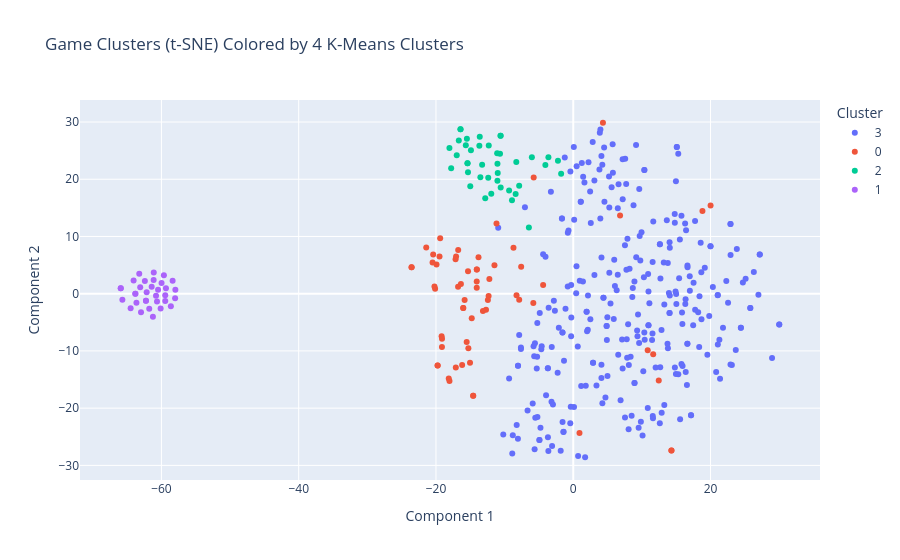

Source (notebook cell):
### Code cell
from sklearn.cluster import KMeans

# Using K-Means to discover 4 distinct groups in the data.
# random_state is removed, so centroids will initialize randomly every run!
kmeans = KMeans(n_clusters=4)
cluster_labels = kmeans.fit_predict(dataframe_final)

# Add the cluster labels to our visualization dataframe.
# Convert to string so Plotly treats them as distinct categories (colors).
df_viz_tsne['Cluster'] = cluster_labels.astype(str)

# Re-plot the t-SNE with colors based on the 4 clusters
fig_tsne_clustered = px.scatter(
    df_viz_tsne, 
    x='Component 1', 
    y='Component 2', 
    hover_name='Name', 
    color='Cluster',  # Colors the dots by their K-Means group
    title='Game Clusters (t-SNE) Colored by 4 K-Means Clusters'
)

fig_tsne_clustered.show()

### Figure 1 — Plotly figure (JSON) as saved in the notebook; plotly's stock layout.template omitted (floating-point values rounded to 4 significant figures; data arrays with more than 128 entries replaced by an {"elided": "..."} marker saying what was removed)
{"data": [{"hovertemplate": "<b>%{hovertext}</b><br><br>Cluster=3<br>Component 1=%{x}<br>Component 2=%{y}<extra></extra>", "hovertext": {"elided": "291 str values"}, "legendgroup": "3", "marker": {"color": "#636efa", "symbol": "circle"}, "mode": "markers", "name": "3", "orientation": "v", "showlegend": true, "type": "scatter", "x": {"elided": "291 float values"}, "xaxis": "x", "y": {"elided": "291 float values"}, "yaxis": "y"}, {"hovertemplate": "<b>%{hovertext}</b><br><br>Cluster=0<br>Component 1=%{x}<br>Component 2=%{y}<extra></extra>", "hovertext": ["DK Online", "MissionX Beta", "Mystical", "Iffy Institute", "In Darkness", "Ball of Wonder", "DK Online", "MissionX Beta", "Mystical", "Iffy Institute", "In Darkness", "Wequer", "Tavern Table Tactics", "DOOM Eternal", "Twisted Sails", "Modern Tanks: War Tank Games", "Battle Tanks: World War II", "Die pig die", "CRUSH", "Survivors of Borridor", "Derpy pirates!", "Filthy Hands", "Treasure Stack", "American Farmer", "Bashville", "SUPREMACY: WORLD WAR 3", "Crumple Zone", "WHAT THE GOLF?", "ADONIS", "OVERWHELM", "Strategic Command Classic: Global Conflict", "Armored Squad", "Shinobi Bad Buddies", "Don't Bite Me Bro! +", "Proletarian Budget Survival", "OutOfColors", "Baptize Billy", "Perfect Heist", "Nova Wing", "Clash of Castle", "Fantasy Versus", "FARHOME", "Epic Roller Coasters", "Farming Simulator 19", "Resume: The Video Game", "Critical Gravity", "Varion", "Potion Explosion", "Stonies", "My Little Farmies", "S.P.I.K.E: ARENA", "Sometimes to Deal with the Difficulty of Being Alive, I Need to Believe There Is a Possibility That Life Is Not Real.", "I・S・U ~Fighting Musical Chair~", "Mortal box", "Ghost Platoon", "Lightfield HYPER Edition", "Project Tank", "ORE", "Bloodgeon", "ANYKEY", "Stormbound", "Tick Tock: A Tale for Two", "oVRshot"], "legendgroup": "0", "marker": {"color": "#EF553B", "symbol": "circle"}, "mode": "markers", "name": "0", "orientation": "v", "showlegend": true, "type": "scatter", "x": [-19.76, -14.58, -16.03, -23.55, -14.05, 11.65, -19.76, -14.58, -16.03, -23.55, -14.05, -15.04, -12.71, -5.762, -15.28, -18.03, -18.14, -15.53, -19.39, -20.13, -7.588, -14.79, -17.14, -14.06, -15.82, -17.11, -17.07, -13.8, -11.18, -19.48, -12.33, -4.387, -20.5, -20.22, -7.874, 0.9095, 10.85, 20.01, -21.42, -13.16, 18.83, -19.18, -8.709, 4.326, -16.78, 6.821, -20.41, -12.44, 14.31, 14.31, -14.06, -12.22, -15.33, -11.48, -8.263, -16.76, -5.819, -19.92, -19.13, -16.37, -16.19, 12.46, -19.12], "xaxis": "x", "y": [-12.55, -17.83, -2.478, 4.636, 4.248, -10.57, -12.55, -17.83, -2.478, 4.636, 4.249, -12.06, -2.818, 20.3, -9.537, -15.27, -14.83, -8.439, 9.698, 0.8627, 4.696, -4.3, 6.009, 2.118, -1.09, -12.88, 6.505, 6.35, 12.28, 6.494, -0.3887, 1.526, 5.452, 1.255, -1.04, -24.33, -9.883, 15.39, 8.06, -3.002, 14.46, -7.415, 8.014, 29.87, 1.205, 13.66, 6.83, -1.082, -27.38, -27.38, 1.047, 2.578, 3.931, 4.971, -0.2561, 7.618, -1.636, 5.097, -9.317, 1.705, -12.44, -15.15, -7.878], "yaxis": "y"}, {"hovertemplate": "<b>%{hovertext}</b><br><br>Cluster=2<br>Component 1=%{x}<br>Component 2=%{y}<extra></extra>", "hovertext": ["Creatura", "Technicity", "Primordial Soup", "Creatura", "Technicity", "Primordial Soup", "The Haunted House of Doom", "World War Forex", "Hush Hush - Only Your Love Can Save Them", "Way of the Orb", "Gatlin'", "MechWarrior 5: Mercenaries", "Workers & Resources: Soviet Republic", "VIRUS RUSH", "Space Farm", "Emergency Call 112 – The Fire Fighting Simulation 2", "Zombie Watch", "There Is No Tomorrow: Revived Edition", "Necro Wars", "Muv-Luv Alternative Total Eclipse Remastered", "10 Pin Bowling (VR Support)", "Toribash Next", "Rogue Heroes: Ruins of Tasos", "Heroine Anthem Zero 2 : Scalescars Oath", "Running Fable", "Neon Abyss", "Gaia Beyond", "Waxworks: Curse of the Ancestors", "Failure to Launch", "Plastic Rebellion", "Zim's Word Game", "Buggos", "Starena", "[TDA03] Muv-Luv Unlimited: THE DAY AFTER - Episode 03 REMASTERED", "UNYIELDER", "Hexer", "Obsession", "WarriOrb", "Futanari Quest", "World of Warplanes"], "legendgroup": "2", "marker": {"color": "#00cc96", "symbol": "circle"}, "mode": "markers", "name": "2", "orientation": "v", "showlegend": true, "type": "scatter", "x": [-10.59, -15.41, -16.43, -10.59, -15.41, -16.43, -7.879, -18.04, -13.68, -11.94, -6.462, -15.34, -13.62, -12.82, -8.924, -13.53, -8.298, -10.57, -8.392, -11.09, -15.0, -16.98, -6.029, -11.04, -13.28, -4.062, -3.619, -11.05, -15.65, -9.346, -14.91, -12.31, -1.766, -10.67, -16.68, -12.39, -15.5, -2.227, -11.0, -17.79], "xaxis": "x", "y": [27.59, 22.8, 28.73, 27.59, 22.8, 28.73, 18.88, 25.48, 25.87, 17.47, 11.58, 21.25, 27.42, 16.68, 16.35, 20.37, 23.02, 18.55, 17.45, 24.53, 18.77, 24.2, 23.86, 22.72, 22.52, 22.47, 23.86, 19.73, 25.93, 18.06, 25.07, 25.92, 20.98, 24.46, 26.77, 20.25, 27.06, 23.22, 21.08, 21.94], "yaxis": "y"}, {"hovertemplate": "<b>%{hovertext}</b><br><br>Cluster=1<br>Component 1=%{x}<br>Component 2=%{y}<extra></extra>", "hovertext": ["Beat the Rhythm VR", "ApocZ", "Wanted in Hell", "Beat the Rhythm VR", "ApocZ", "Wanted in Hell", "Creatio Ex Nihilo III: Amor Dei", "Rogue Eclipse", "Matchy Star", "People Versus Everything", "NeptuneGL", "RAWMEN: Food Fighter Arena 🍜", "Gotta Get Going: Steam Smugglers VR", "DUSTWUN", "Obscurity: Unknown Threat", "Bitcoin Mining Empire Tycoon", "Massive Galaxy", "Dark Flow", "Team Sonic Racing™", "Neon Krieger Yamato", "Pad of Time", "Bleak", "MASKED", "GentRacing", "Tri Wing", "Trench Run VR", "Battle For It All", "Reborn", "Poopdie", "Bouldering Brawl", "Modlands", "THE QUIET MAN™", "Brutal MooD"], "legendgroup": "1", "marker": {"color": "#ab63fa", "symbol": "circle"}, "mode": "markers", "name": "1", "orientation": "v", "showlegend": true, "type": "scatter", "x": [-65.93, -62.25, -63.8, -65.93, -62.25, -63.8, -58.37, -61.12, -58.63, -62.97, -62.15, -63.09, -59.44, -60.49, -63.64, -58.01, -59.44, -60.79, -63.23, -62.41, -59.64, -60.12, -59.34, -65.69, -61.78, -57.97, -61.24, -59.98, -60.64, -64.05, -64.49, -61.13, -61.42], "xaxis": "x", "y": [0.9326, -1.215, -0.01498, 0.9326, -1.215, -0.01498, 2.26, 3.697, -2.172, -3.258, 0.2654, 1.114, -1.28, 0.6818, -1.59, -0.8133, -0.2478, -0.3549, 3.502, 2.2, 3.211, -2.59, 0.9391, -1.074, -2.609, 0.7053, -4.037, 1.89, -1.35, 2.292, -2.554, 2.404, 1.217], "yaxis": "y"}], "layout": {"legend": {"title": {"text": "Cluster"}, "tracegroupgap": 0}, "title": {"text": "Game Clusters (t-SNE) Colored by 4 K-Means Clusters"}, "xaxis": {"anchor": "y", "domain": [0, 1], "title": {"text": "Component 1"}}, "yaxis": {"anchor": "x", "domain": [0, 1], "title": {"text": "Component 2"}}}}
